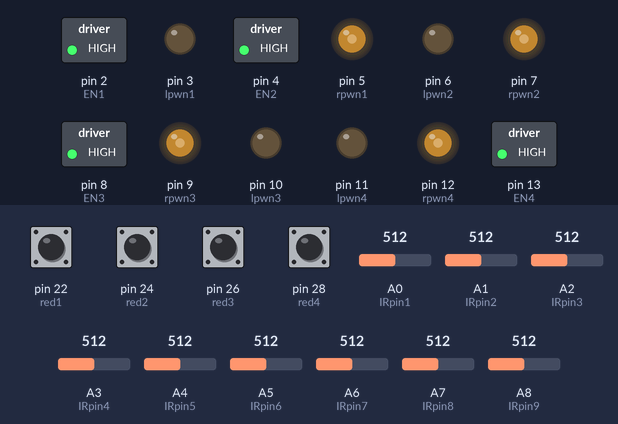
Simulated run of this sketch. Board: Arduino Mega 2560, built with avr-gcc and run on an emulated ATmega2560. Shown: switched loads named in the sketch (green lamp = pin HIGH), output pins drawn as LEDs (lit = HIGH). The inputs (shaded band) are chosen by the test bench; at power-on: pin 22 (red1), pin 24 (red2), pin 26 (red3), pin 28 (red4) HIGH, A1 (IRpin2) = 512, A8 (IRpin9) = 512, A0 (IRpin1) = 512, A2 (IRpin3) = 512, A3 (IRpin4) = 512, A4 (IRpin5) = 512, A5 (IRpin6) = 512, A6 (IRpin7) = 512, A7 (IRpin8) = 512. Random numbers use the default seed unless the sketch sets one; what the sketch prints to the serial monitor is not drawn.

Above: at 1.2 s.
1.3 s: A1 (IRpin2) set to 431
At 2.4 s:
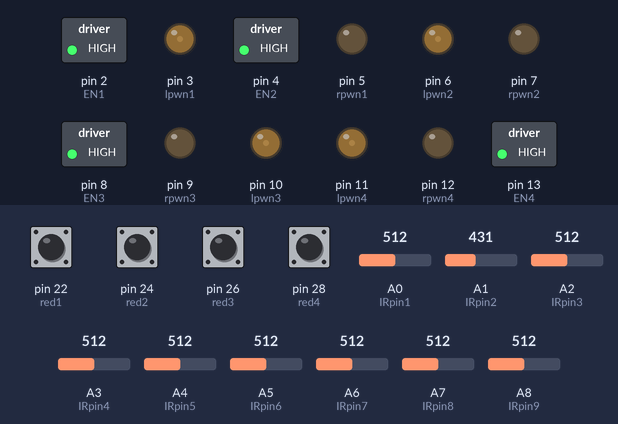
6.9 s: A1 (IRpin2) set to 397
At 8.9 s:
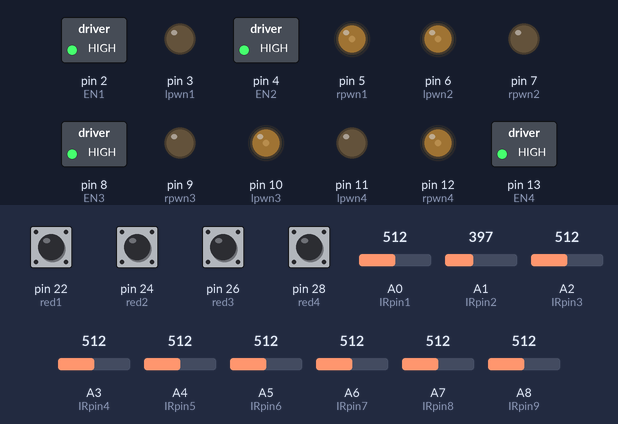
14.1 s: A8 (IRpin9) set to 430
15.6 s: A8 (IRpin9) set to 398
Timing chart, 0 to 18.4 s (numbered marks = the images above; inputs shaded):
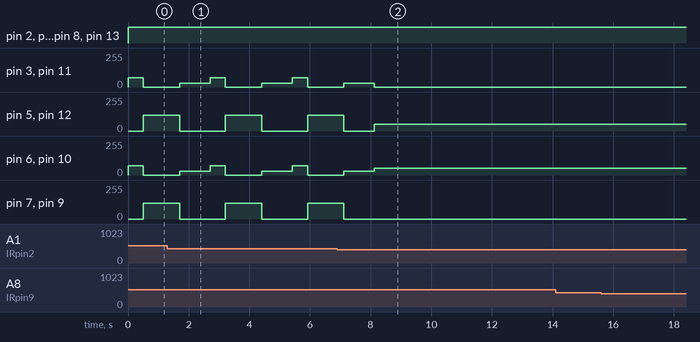

The sketch:

old.ino
```cpp
#define EN1 2
#define rpwn1 5//电机正传
#define lpwn1 3//电机反转
#define EN2 4
#define rpwn2 7
#define lpwn2 6
#define EN3 8
#define rpwn3 9//电机正传
#define lpwn3 10//电机反转
#define EN4 13
#define rpwn4 12
#define lpwn4 11

int red1 = 22;
int value1 = 0;
int red2 = 24;
int value2 = 0;
int red3 = 26;
int value3 = 0;
int red4 = 28;
int value4 = 0;

int IRpin1 = 0;
int IRpin2 = 1;
int IRpin3 = 2;
int IRpin4 = 3;
int IRpin5 = 4;
int IRpin6 = 5;
int IRpin7 = 6;
int IRpin8 = 7;
int IRpin9 = 8;

long endcount = 0;
int myrand;//随机数
long starttime = 0; //计时器

int door;
void setup() {
  // put your setup code here, to run once:
  Serial.begin(9600);
  pinMode(EN1, OUTPUT);
  pinMode(EN2, OUTPUT);
  pinMode(EN3, OUTPUT);
  pinMode(EN4, OUTPUT);
  pinMode(rpwn1, OUTPUT);
  pinMode(lpwn1, OUTPUT);
  pinMode(rpwn2, OUTPUT);
  pinMode(lpwn2, OUTPUT);
  pinMode(rpwn3, OUTPUT);
  pinMode(lpwn3, OUTPUT);
  pinMode(rpwn4, OUTPUT);
  pinMode(lpwn4, OUTPUT);

  pinMode(red1, INPUT);
  pinMode(red2, INPUT);
  pinMode(red3, INPUT);
  pinMode(red4, INPUT);

  setPwmFrequency(rpwn1, 1);
  setPwmFrequency(lpwn1, 1);
  setPwmFrequency(rpwn2, 1);
  setPwmFrequency(lpwn2, 1);
  setPwmFrequency(rpwn3, 1);
  setPwmFrequency(lpwn3, 1);
  setPwmFrequency(rpwn4, 1);
  setPwmFrequency(lpwn4, 1);
  float dis7;
  float dis8;
//  wheel1(-50);
//      wheel2(50);
//      wheel3(50);
//      wheel4(-50);
//  delay(10000);
  starttime = millis();
  do
  {
    float volts7 = analogRead(IRpin7) * 0.0048828125;
    dis7 = 65 * pow(volts7, -1.10);
    float volts8 = analogRead(IRpin8) * 0.0048828125;
    dis8 = 65 * pow(volts8, -1.10);
    Serial.print(dis7 );
    Serial.print("她她她");
    Serial.println(dis8);
    if (millis() - starttime > 5000) {
      dis7 = 0;
      dis8 = 0;
    }
  } while (dis7 > 40 || dis8 > 40);

  //        wheel1(-100);
  //        wheel2(-100);
  //        wheel3(-100);
  //        wheel4(-100);
  //        delay(1100);


}
void wheel1(int t1) {

  if ( t1 > 0) {
    digitalWrite(EN1, HIGH);
    analogWrite(rpwn1, 0) ;
    analogWrite(lpwn1, t1);
  }
  if (t1 < 0) {
    digitalWrite(EN1, HIGH);
    analogWrite(rpwn1, -t1);
    analogWrite(lpwn1, 0);
  }
  if (t1 == 0) {
    digitalWrite(EN1, HIGH);
    analogWrite(rpwn1, 0);
    analogWrite(lpwn1, 0);
  }
}
void wheel2(int t2) {

  if ( t2 > 0) {
    digitalWrite(EN2, HIGH);
    analogWrite(rpwn2, 0) ;
    analogWrite(lpwn2, t2);
  }
  if (t2 < 0) {
    digitalWrite(EN2, HIGH);
    analogWrite(rpwn2, -t2);
    analogWrite(lpwn2, 0);
  }
  if (t2 == 0) {
    digitalWrite(EN2, HIGH);
    analogWrite(rpwn2, 0);
    analogWrite(lpwn2, 0);
  }
}
void wheel3(int t3) {

  if ( t3 > 0) {
    digitalWrite(EN3, HIGH);
    analogWrite(rpwn3, 0) ;
    analogWrite(lpwn3, t3);
  }
  if (t3 < 0) {
    digitalWrite(EN3, HIGH);
    analogWrite(rpwn3, -t3);
    analogWrite(lpwn3, 0);
  }
  if (t3 == 0) {
    digitalWrite(EN3, HIGH);
    analogWrite(rpwn3, 0);
    analogWrite(lpwn3, 0);
  }
}
void wheel4(int t4) {

  if ( t4 > 0) {
    digitalWrite(EN4, HIGH);
    analogWrite(rpwn4, 0) ;
    analogWrite(lpwn4, t4);
  }
  if (t4 < 0) {
    digitalWrite(EN4, HIGH);
    analogWrite(rpwn4, -t4);
    analogWrite(lpwn4, 0);
  }
  if (t4 == 0) {
    digitalWrite(EN4, HIGH);
    analogWrite(rpwn4, 0);
    analogWrite(lpwn4, 0);
  }
}
void attack() {
  wheel1(120);
  wheel2(120);
  wheel3(120);
  wheel4(120);
}

void back1() {
  wheel1(-100);
  wheel2(-100);
  wheel3(-100);
  wheel4(-100);
}
void back2() {
  wheel1(80);
  wheel2(80);
  wheel3(80);
  wheel4(80);
}
void back3() {
  wheel1(-50);
  wheel2(-50);
  wheel3(-50);
  wheel4(-50);
}
void turnl() {
  wheel1(160);
  wheel2(-160);
  wheel3(-160);
  wheel4(160);
}
void turnr() {
  wheel1(-160);
  wheel2(160);
  wheel3(160);
  wheel4(-160);
}
void loop() {

  float volts1 = analogRead(IRpin1) * 0.0048828125;
  float distance1 = 65 * pow(volts1, -1.10);
  float volts2 = analogRead(IRpin2) * 0.0048828125;
  float distance2 = 65 * pow(volts2, -1.10);
  float volts3 = analogRead(IRpin3) * 0.0048828125;
  float distance3 = 65 * pow(volts3, -1.10);
  float volts4 = analogRead(IRpin4) * 0.0048828125;
  float distance4 = 65 * pow(volts4, -1.10);
  float volts5 = analogRead(IRpin5) * 0.0048828125;
  float distance5 = 65 * pow(volts5, -1.10);
  float volts6 = analogRead(IRpin6) * 0.0048828125;
  float distance6 = 65 * pow(volts6, -1.10);
  float volts7 = analogRead(IRpin7) * 0.0048828125;
  float distance7 = 65 * pow(volts7, -1.10);
  float volts8 = analogRead(IRpin8) * 0.0048828125;
  float distance8 = 65 * pow(volts8, -1.10);
  float volts9 = analogRead(IRpin9) * 0.0048828125;
  float distance9 = 65 * pow(volts9, -1.10);
  Serial.println(distance9);
  value1 = digitalRead(red1);
  value2 = digitalRead(red2);
  value3 = digitalRead(red3);
  value4 = digitalRead(red4);

  /*****************随机走位***************/
  if (value1 == 0 && value2 == 0 && value3 == 0 && value4 == 0 && distance1 > 60 && distance2 > 60 && distance3 > 60 && distance4 > 60 && distance5 > 60 && distance6 > 60 && distance7 > 60 && distance8 > 60 && distance9 > 60)
  {
    //Serial.println("走位");
    if (endcount == 0)
    {
      myrand = random(2, 3);
      starttime = millis();
    }
    if (millis() - starttime < 400)
    {

      wheel1(-90);
      wheel2(90);
      wheel3(90);
      wheel4(-90);
      endcount = 1;

    }
    if ((millis() - starttime > 400) && (millis() - starttime) < myrand * 5000)
    {

      wheel1(90);
      wheel2(90);
      wheel3(90);
      wheel4(90);

    }
    if ((millis() - starttime) > myrand * 5000)
    {
      endcount = 0;
    }
  }

  /**************防掉*************/


  /*************进攻*************/
  if (value1 == 0 && value2 == 0 && value3 == 0 && value4 == 0) {


    if ((distance1 < 35 || distance2 < 35)) {
      attack();
      //Serial.println("前攻击");
    }

    if (distance3 < 60 && distance1 > 40 && distance2 > 40 && distance4 > 60) {
      //Serial.println("左前攻击");
      turnl();
    }

    if (distance4 < 60 && distance1 > 40 && distance2 > 40 && distance3 > 60) {
      turnr();
      //Serial.println("右前攻击");
    }
    if (distance5 < 60 && distance1 > 40 && distance2 > 40 && distance3 > 40 && distance6 > 40) {
      wheel1(160);
      wheel2(-160);
      wheel3(-160);
      wheel4(160);
      //Serial.println("后侧有人");
    }
    if (distance6 < 60 && distance1 > 40 && distance2 > 40 && distance3 > 40 && distance5 > 40) {
      wheel1(-150);
      wheel2(150);
      wheel3(150);
      wheel4(-150);
      //Serial.println("后侧有人");
    }
    if (distance7 < 55 && distance1 > 40 && distance2 > 40 && distance3 > 40 && distance5 > 40 && distance6 > 40) {
      wheel1(150);
      wheel2(-150);
      wheel3(-150);
      wheel4(150);
      //Serial.println("正左");
    }
    if (distance8 < 55 && distance1 > 40 && distance2 > 40 && distance3 > 40 && distance5 > 40 && distance6 > 40) {
      wheel1(-150);
      wheel2(150);
      wheel3(150);
      wheel4(-150);
      //Serial.println("正右");
    }
  }
  else if ((value1 == 1 || value2 == 1)&&value3 == 0&& value4 == 0) {
    endcount = 0;
    back1();
  }
  else if ((value3 == 1 || value4 == 1)&&value1 == 0 && value2 == 0) {
    endcount = 0;
    back2();
  }
  else if(value1 == 1 || value2 == 1 || value3 == 1  || value4 == 1){
    door == 1;
  }
  /**********台上台下********/

  if (distance1 < 30 && distance2 < 30 && distance5 < 50 && distance6 < 50 && distance9 < 50 && door == 0) {
    Serial.println("直接上台");
    wheel1(70);
    wheel2(70);
    wheel3(70);
    wheel4(70);
    delay(500);
    wheel1(-120);
    wheel2(-120);
    wheel3(-120);
    wheel4(-120);
    delay(1200);
    float volts9 = analogRead(IRpin9) * 0.0048828125;
    float distance9 = 65 * pow(volts9, -1.10);
    if (distance9 < 50) {
      wheel1(30);
      wheel2(30);
      wheel3(30);
      wheel4(30);
      delay(1000);
    }
  }

  if (distance1 < 50 && distance2 < 50 && distance5 < 50 && distance6 < 30 && distance9 > 50) {
    // Serial.println("调头上台");
    door = 1;
  }
  if (distance3 < 50 && distance8 < 40 || distance4 < 50 && distance7 < 40) {
    // Serial.println("旋转上台");
    door = 1;
  }
  if (door == 1) {
    do
    {
      //float dis9;
      float volts9 = analogRead(IRpin9) * 0.0048828125;
      distance9 = 65 * pow(volts9, -1.10);

      Serial.print(distance9 );
      Serial.print("旋转");
      wheel1(-50);
      wheel2(50);
      wheel3(50);
      wheel4(-50);

    } while (distance9 > 30);
    door = 0;
  }
  else  if ((distance1 < 50 && distance2 < 50 && distance3 < 50 && distance7 < 50 && distance9 < 50) || (distance1 < 50 && distance2 < 50 && distance4 < 50 && distance8 < 50 && distance9 < 50)) {
    // Serial.println("倒退");
    wheel1(-50);
    wheel2(-50);
    wheel3(-50);
    wheel4(-50);
    delay(1800);
    door = 1;//8.26号加的

  }
  //     if(distance1<35&&distance2<35&&distance3<50){
  //         int time1 = millis();
  //         if ((millis - time1) < 2000){
  //         back3();
  //
  //         }
  //      }
  //Serial.println(distance6);
}


/*********************************************/

void setPwmFrequency(int pin, int divisor) {
  byte mode;
  if ((pin >= 2 && pin <= 13) || (pin >= 44 && pin <= 46))
  {
    switch (divisor) {
      case 1: mode = 0x01; break;
      case 8: mode = 0x02; break;
      case 64: mode = 0x03; break;
      case 256: mode = 0x04; break;
      case 1024: mode = 0x05; break;
      default: return;
    }
    if (pin == 4 || pin == 13) //Timer0
    {
      TCCR0B = TCCR0B & 0b11111000 | mode;
    }
    else if (pin == 11 || pin == 12 || pin == 13) //Timer1
    {
      TCCR1B = TCCR1B & 0b11111000 | mode;
    }
    else if (pin == 8 || pin == 9) //Timer2
    {
      TCCR2B = TCCR2B & 0b11111000 | mode;
    }
    else if (pin == 5 || pin == 2 || pin == 3) //Timer3
    {
      TCCR3B = TCCR3B & 0b11111000 | mode;
    }
    else if (pin == 6 || pin == 7 || pin == 8) //Timer4
    {
      TCCR4B = TCCR4B & 0b11111000 | mode;
    }
    else if (pin == 46 || pin == 45 || pin == 44) //Timer5
    {
      TCCR5B = TCCR5B & 0b11111000 | mode;
    }

  }

}

/******************************************************/
```

Measured:
- the behaviour switches between 414 and 413 on A1 (IRpin2) (found by bisection; images 1 and 2)
- after the input at 14.1 s, every drawn part: stays the same
- after the input at 15.6 s, every drawn part: stays the same
